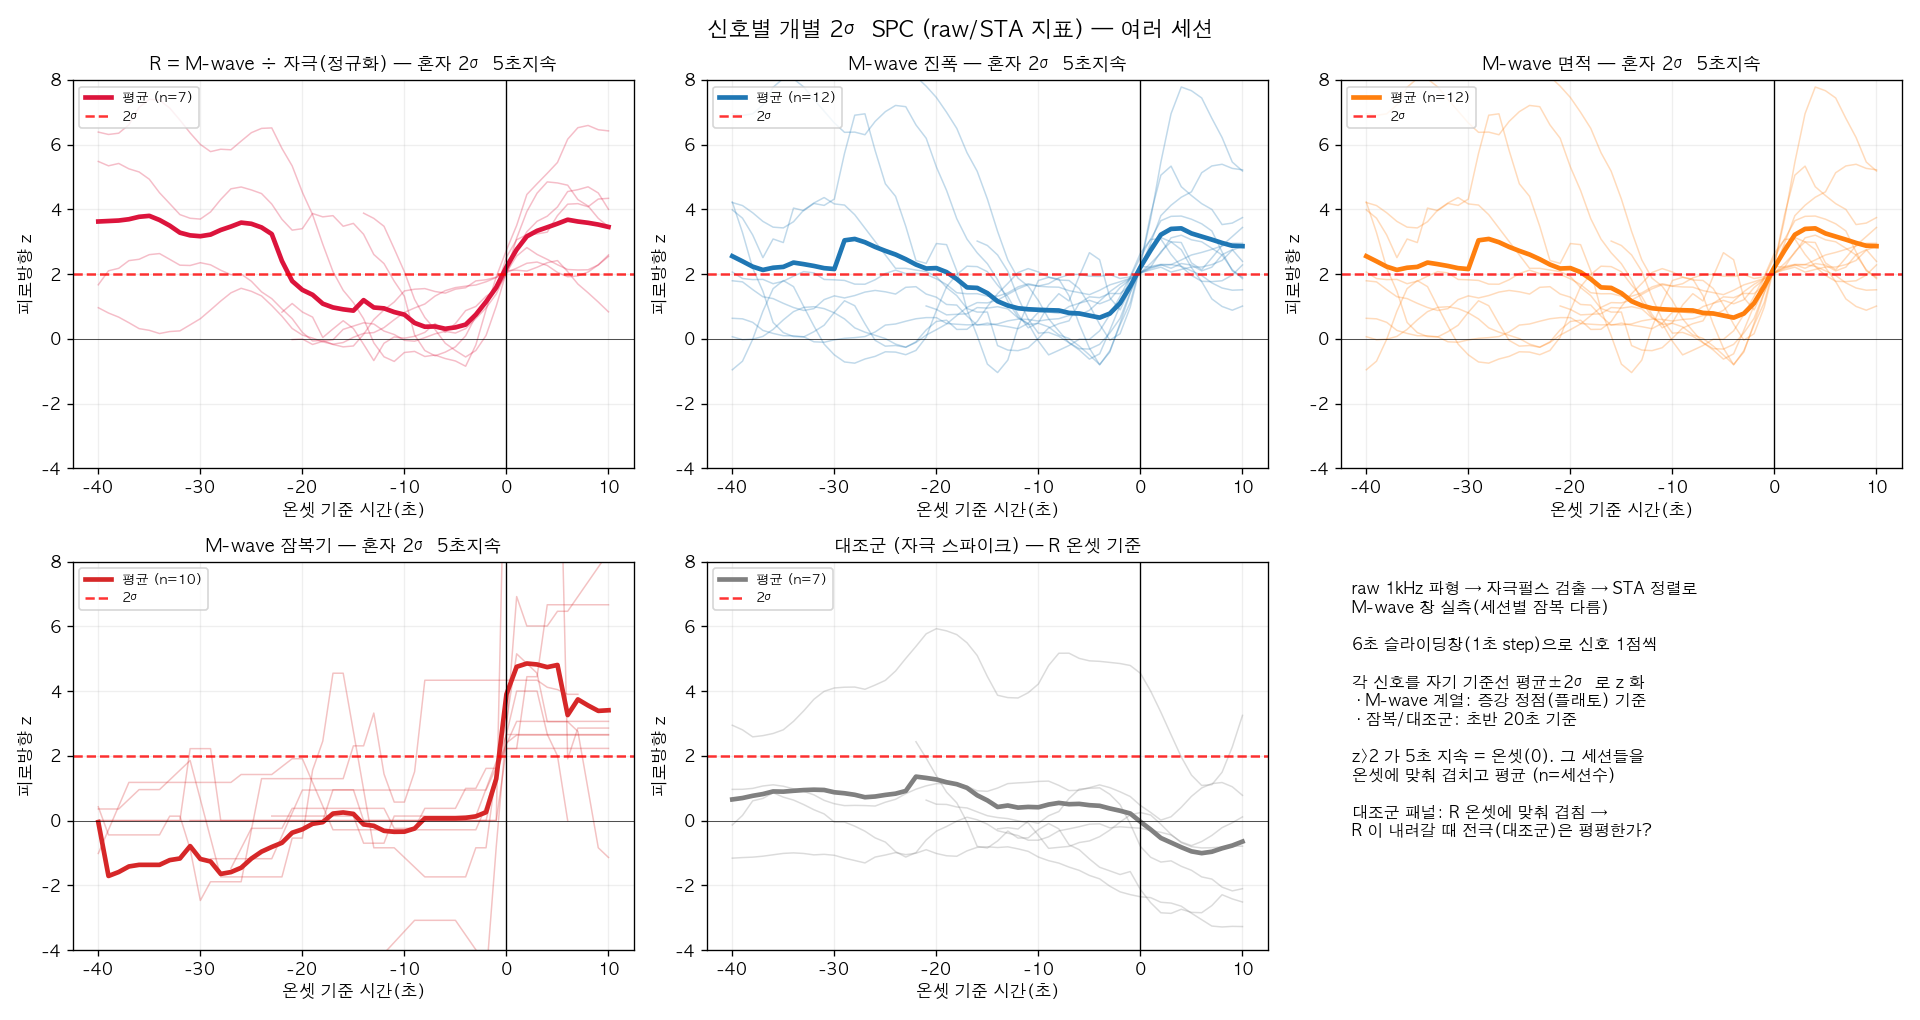

Recreate this plot in Python.
#!/usr/bin/env python3
"""spc_multi_raw.py — spc_multi.py 와 같은 그림을 '최근 raw/STA 지표'로 다시 그린다.

spc_multi 는 옛 env(폰이 해석한 포락선) 기반 RMS·MDF·M-wave 5신호였다.
이건 raw 1kHz 파형에서 raw_full_analysis 의 검출·STA·창실측을 재사용해
아래 신호를 슬라이딩창(6s, 1s step)으로 뽑아 같은 방식으로 본다.

  R    = M-wave ÷ 자극스파이크   (전극이득 약분; 최근 검증된 핵심 지표)  피로=하강
  진폭  = M-wave 창 평균                                              피로=하강
  면적  = M-wave 창 Σ|.|                                              피로=하강
  잠복기 = M-wave 정점까지 시간(ms)                                    피로=상승
  대조군 = 자극 스파이크(0~1ms) 크기  — 근육이 못 만드는 순수 전극신호   (평평해야 정상)

방법(= spc_multi 동일):
  · 각 신호를 자기 '기준선'의 평균 ± 2σ 로 표준화(z). 피로방향으로 +z.
    기준선: M-wave 계열(R·진폭·면적)은 증강 정점(플래토), 잠복/대조군은 초반 20s.
  · z>2 가 5초 이상 지속되면 '온셋'. 그 신호가 혼자서 2σ 를 넘긴 세션만 모은다.
  · 각 세션의 z 를 자기 온셋(t=0)에 맞춰 겹치고 평균.
  · 대조군 패널만은 R 의 온셋에 맞춰 겹친다 → R 이 내려가는 그 순간에
    전극(대조군)은 평평한가? 를 직접 보여준다.

사용: python3 spc_multi_raw.py [--root ~/emgfes-data]
"""
from __future__ import annotations
import argparse
import sys
from pathlib import Path
import numpy as np
import pandas as pd

sys.path.insert(0, str(Path(__file__).resolve().parent))
import raw_full_analysis as RF

FS = RF.FS
PRE, POST = RF.STA_PRE, RF.STA_POST
LAT_LO, LAT_HI = RF.LAT_LO, RF.LAT_HI

WIN_S = 6.0            # 슬라이딩창 폭(초) — 창 안 펄스들로 지표 1점
STEP_S = 1.0           # 창 이동 간격(초) → 1Hz 시계열
MIN_PULSE_WIN = 25     # 창 안 최소 펄스 수(모자라면 결측)
SMOOTH_N = 3           # 시계열 이동평균 창(점)
SIGMA = 2.0
SUSTAIN_S = 5.0        # z>2 가 이만큼 연속돼야 온셋
GRID = np.arange(-40, 10.1, 1.0)
PLATEAU_FRAC = 0.65    # 증강 정점은 세션 앞 65% 안에서 찾는다(끝 아티팩트 배제)
PLATEAU_HALF = 3       # 정점 ±이 점수 = 플래토 기준선
EARLY_S = 20.0         # 잠복/대조군 기준선 = 초반 이 시간

# (key, 표시명, 피로방향, 기준선종류, 색)
SIGS = [
    ("R",    "R = M-wave ÷ 자극(정규화)", "down", "plateau", "crimson"),
    ("mw",   "M-wave 진폭",              "down", "plateau", "C0"),
    ("area", "M-wave 면적",              "down", "plateau", "C1"),
    ("lat",  "M-wave 잠복기",            "up",   "early",   "C3"),
    ("art",  "대조군 (자극 스파이크)",     "down", "control", "gray"),
]


def smooth(y):
    return pd.Series(y).rolling(SMOOTH_N, center=True, min_periods=1).mean().to_numpy()


def series(path: Path):
    """세션 → 슬라이딩창 지표 시계열 (게이트 통과 못 하면 None)."""
    x, absr, dc, dropped, clip, v = RF.load_raw(path)
    bursts = RF.find_bursts(absr)
    if len(bursts) < RF.MIN_BURSTS:
        return None
    period = float(np.median(np.diff([a for a, _ in bursts])))
    if not (RF.PERIOD_LO <= period <= RF.PERIOD_HI):
        return None
    pulses = RF.refine_pulses(x, RF.find_pulses(absr))
    sta, seg, sel, info = RF.build_sta(x, pulses)
    if sta is None:
        return None
    win = RF.measure_window(sta, seg)
    if not win or win["sta_ratio"] < RF.STA_RATIO_GATE:
        return None
    lo, hi = win["mw_lo"], win["mw_hi"]          # 펄스 t=0 기준 ms 오프셋

    # 대조군 포화(레일에 닿은 스파이크 비율) — R 해석 가능 여부
    railed = [(v[p:p + RF.ART_HI] <= RF.ADC_MIN).any() or
              (v[p:p + RF.ART_HI] >= RF.ADC_MAX).any()
              for p in sel if p + RF.ART_HI <= len(v)]
    r_ok = (np.mean(railed) * 100 <= RF.CLIP_GATE) if railed else False

    # 창 밖(양끝 POST) 넘어가지 않는 펄스만
    sel = sel[(sel >= PRE) & (sel < len(x) - POST)]
    ts = sel / FS
    dur = len(absr) / FS
    centers = np.arange(WIN_S / 2, dur - WIN_S / 2 + 1e-9, STEP_S)

    tg, A, M, Ar, L = [], [], [], [], []
    for c in centers:
        m = (ts >= c - WIN_S / 2) & (ts < c + WIN_S / 2)
        ps = sel[m]
        tg.append(c)
        if len(ps) < MIN_PULSE_WIN:
            A.append(np.nan); M.append(np.nan); Ar.append(np.nan); L.append(np.nan)
            continue
        art = float(np.mean([absr[s:s + RF.ART_HI].max() for s in ps]))
        mw = float(np.mean([absr[s + lo:s + hi].mean() for s in ps]))
        area = float(np.mean([absr[s + lo:s + hi].sum() for s in ps]))
        staw = np.stack([x[s - PRE:s + POST] for s in ps]).mean(0)
        seg_a = np.abs(staw[PRE + LAT_LO:PRE + LAT_HI])
        lat = float(np.argmax(seg_a) + LAT_LO) if seg_a.max() > 0 else np.nan
        A.append(art); M.append(mw); Ar.append(area); L.append(lat)

    return dict(
        session=path.name.replace("raw_", "").replace(".csv", ""),
        r_ok=r_ok, t=np.array(tg), dur=dur,
        art=np.array(A), mw=np.array(M), area=np.array(Ar), lat=np.array(L),
        R=np.array(M) / np.array(A),
    )


def make_z(t, y, direction, base_kind, dur):
    """신호 → 피로방향 z, 기준선 종료시각(온셋은 그 이후만)."""
    ys = smooth(y)
    fin = np.isfinite(ys)
    if fin.sum() < 8:
        return None, None
    if base_kind == "plateau":
        valid = fin & (t <= PLATEAU_FRAC * dur)
        if valid.sum() < 5:                       # 증강 없음 → 초반으로 폴백
            base_kind = "early"
        else:
            idx = np.where(valid)[0]
            kp = idx[int(np.argmax(ys[idx]))]     # 증강 정점
            b0, b1 = max(0, kp - PLATEAU_HALF), min(len(t), kp + PLATEAU_HALF + 1)
            bmask = np.zeros(len(t), bool); bmask[b0:b1] = True
            bmask &= fin
            base_end = float(t[min(b1 - 1, len(t) - 1)])
    if base_kind in ("early", "control"):
        bmask = fin & (t <= EARLY_S)
        base_end = EARLY_S
    b = ys[bmask]
    if len(b) < 5:
        return None, None
    mu, sd = float(np.mean(b)), float(np.std(b))
    sd = max(sd if sd > 0 else 0.0, 0.05 * abs(mu))
    if sd <= 0:
        return None, None
    z = (ys - mu) / sd if direction == "up" else (mu - ys) / sd
    return z, base_end


def find_onset(t, z, base_end):
    need = max(2, round(SUSTAIN_S / STEP_S))
    run = 0
    for i in range(len(z)):
        if t[i] <= base_end:
            run = 0; continue
        run = run + 1 if (np.isfinite(z[i]) and z[i] > SIGMA) else 0
        if run >= need:
            return float(t[i - need + 1])
    return None


def aligned(t, z, onset):
    rel = t - onset
    m = np.isfinite(z) & (rel >= GRID[0] - 1) & (rel <= GRID[-1] + 1)
    if m.sum() < 4:
        return None
    return np.interp(GRID, rel[m], z[m], left=np.nan, right=np.nan)


def main():
    ap = argparse.ArgumentParser()
    ap.add_argument("--root", type=Path, default=Path.home() / "emgfes-data")
    args = ap.parse_args()
    sess = [s for s in (series(f) for f in sorted(args.root.glob("**/raw_*.csv"))) if s]
    print(f"raw 세션 {len(sess)}개 (G1+STA 통과)\n")

    stacks = {k[0]: [] for k in SIGS}
    onsets = {}                            # session -> {key: onset}
    fired = {}                             # session -> set(key)
    for s in sess:
        onsets[s["session"]] = {}
        for key, disp, direction, base_kind, _ in SIGS:
            if key == "art":
                continue               # 대조군은 R 온셋에 맞춰 뒤에서 따로
            if key == "R" and not s["r_ok"]:
                continue               # 대조군 포화 → R 해석 불가
            z, be = make_z(s["t"], s[key], direction, base_kind, s["dur"])
            if z is None:
                continue
            on = find_onset(s["t"], z, be)
            if on is None:
                continue
            onsets[s["session"]][key] = on
            fired.setdefault(s["session"], set()).add(key)
            a = aligned(s["t"], z, on)
            if a is not None:
                stacks[key].append(a)

    # 대조군: R 이 온셋난 세션에서, 그 R 온셋에 맞춰 art z 겹침
    for s in sess:
        onR = onsets[s["session"]].get("R")
        if onR is None:
            continue
        z, _ = make_z(s["t"], s["art"], "down", "control", s["dur"])
        if z is None:
            continue
        a = aligned(s["t"], z, onR)
        if a is not None:
            stacks["art"].append(a)

    # ---- 콘솔 표 ----
    print("[신호별 '혼자 2σ 5초지속' 온셋 세션 수]")
    for key, disp, *_ in SIGS:
        note = "  (R 온셋에 정렬)" if key == "art" else ""
        print(f"  {disp:26s}: {len(stacks[key]):2d}세션{note}")

    only = {k[0]: [] for k in SIGS}
    combos = {}
    for name, fs in fired.items():
        if len(fs) == 1:
            only[list(fs)[0]].append(name)
        key = "+".join(d for c, d, *_ in SIGS if c in fs)
        combos[key] = combos.get(key, 0) + 1
    print("\n['이 신호에서만' 피로 잡힌 세션]")
    for key, disp, *_ in SIGS:
        if key == "art":
            continue
        n = only[key]
        print(f"  {disp:26s} 만: {len(n)}세션" + (f"  ({', '.join(n)})" if n else ""))
    print("\n[잡힌 신호 조합 분포]")
    for k, v in sorted(combos.items(), key=lambda x: -x[1]):
        print(f"  {v}세션: {k or '(없음)'}")

    # ---- 플롯 ----
    import matplotlib
    matplotlib.use("Agg")
    import matplotlib.pyplot as plt
    plt.rcParams["font.family"] = "AppleGothic"
    plt.rcParams["axes.unicode_minus"] = False
    fig, axes = plt.subplots(2, 3, figsize=(16, 8.5))
    axl = axes.flatten()
    for ax, (key, disp, direction, base_kind, color) in zip(axl, SIGS):
        arr = [a for a in stacks[key] if a is not None]
        for row in arr:
            ax.plot(GRID, row, color=color, alpha=0.28, lw=0.9)
        if arr:
            with np.errstate(all="ignore"):
                mean = np.nanmean(np.vstack(arr), axis=0)
            ax.plot(GRID, mean, color=color, lw=2.8, label=f"평균 (n={len(arr)})")
        ax.axhline(SIGMA, ls="--", color="red", alpha=.8, label=f"{SIGMA:.0f}σ")
        ax.axhline(0, color="black", lw=.4)
        ax.axvline(0, color="black", lw=.8)
        ax.set_ylim(-4, 8)
        sub = "R 온셋 기준" if key == "art" else "혼자 2σ 5초지속"
        ax.set_title(f"{disp} — {sub}", fontsize=10.5)
        ax.set_xlabel("온셋 기준 시간(초)")
        ax.set_ylabel("피로방향 z")
        ax.legend(loc="upper left", fontsize=8)
        ax.grid(alpha=.2)
    axl[5].axis("off")
    axl[5].text(0.02, 0.95,
                "raw 1kHz 파형 → 자극펄스 검출 → STA 정렬로\n"
                "M-wave 창 실측(세션별 잠복 다름)\n\n"
                "6초 슬라이딩창(1초 step)으로 신호 1점씩\n\n"
                "각 신호를 자기 기준선 평균±2σ 로 z 화\n"
                " · M-wave 계열: 증강 정점(플래토) 기준\n"
                " · 잠복/대조군: 초반 20초 기준\n\n"
                "z>2 가 5초 지속 = 온셋(0). 그 세션들을\n"
                "온셋에 맞춰 겹치고 평균 (n=세션수)\n\n"
                "대조군 패널: R 온셋에 맞춰 겹침 →\n"
                "R 이 내려갈 때 전극(대조군)은 평평한가?",
                fontsize=9.5, va="top", transform=axl[5].transAxes)
    fig.suptitle("신호별 개별 2σ SPC (raw/STA 지표) — 여러 세션", fontsize=13)
    fig.tight_layout()
    out = Path(__file__).parent / "spc_multi_raw.png"
    fig.savefig(out, dpi=120)
    print(f"\n그래프 저장 → {out}")


if __name__ == "__main__":
    main()
